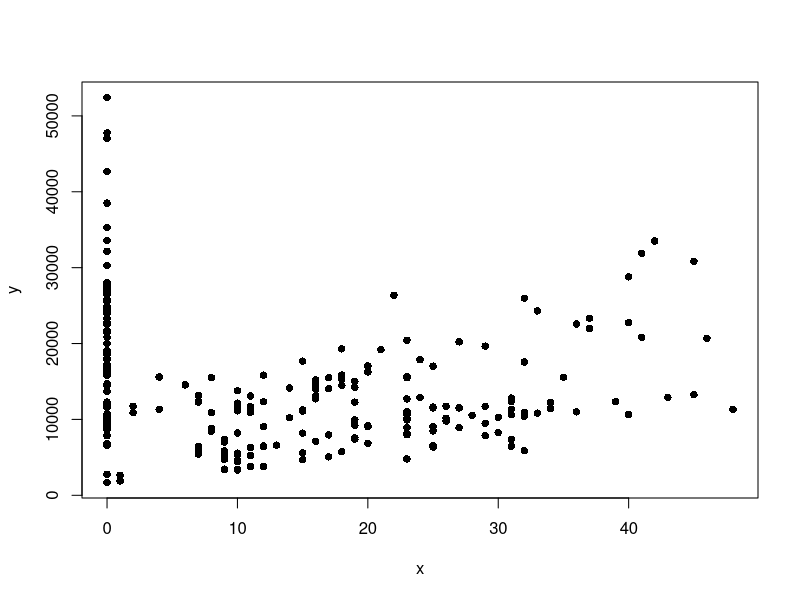
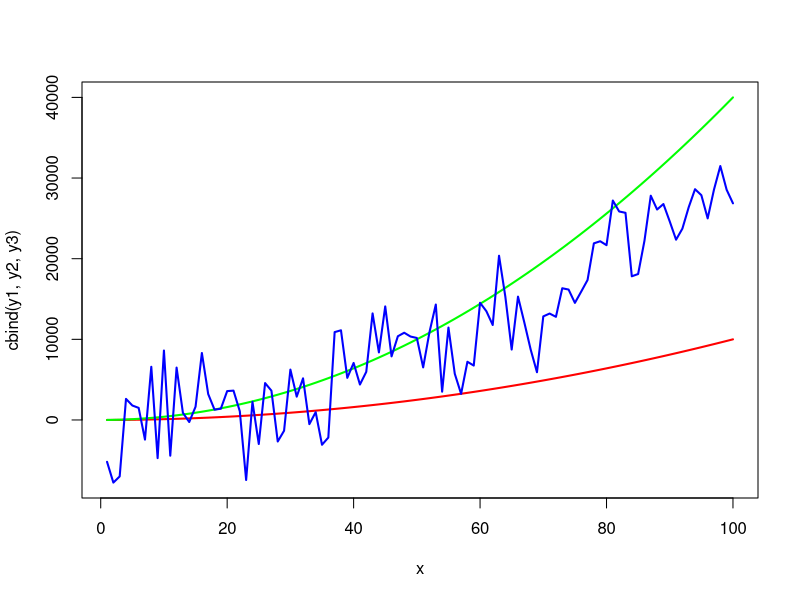

Generate these figures, in order, with R: (Note: this script raises an error after producing the figures.)
#comments
#sections######################################################

print(1)

typeof(T)

result <- 1+5*4-4/8
result

sequencia <- c(1,2,3,4,5)
sequencia

data <- data.frame(seq = seq(1,5,1), 
                   norm = rnorm(5,0.5,0.5), #round(rnorm(5,0.5,0.5),2),
                   str = c('A','ppp','12c','V-V',' '))
data
#View(data)

data$seq
data[,2]
data[1,]
data[4,3]


###functions##################################################
sequencia <- c(4124,2342,5233,3646,2354) #rnorm(5,0.5,0.5)
mean(sequencia)
sd(sequencia)
summary(sequencia)

rm(list = ls())
graphics.off()

#help('mean')
#?summary

getwd()
#setwd()

usp <- read.csv('salarios usp 2020.csv', sep = ';')
skimr::skim_without_charts(usp)

max(usp$Liquido)
usp$Nome[usp$Liquido==max(usp$Liquido)]

unique(usp$Unid.Orgao)
unique(usp$Categoria)
length(usp$Nome[usp$Unid.Orgao=='IGc' & usp$Categoria=='Docente'])
nome <- usp$Nome[usp$Unid.Orgao=='IGc' & usp$Categoria=='Docente']
tempo <- usp$Tempo_USP[usp$Unid.Orgao=='IGc' & usp$Categoria=='Docente']
dataframe <- data.frame(nome,tempo)
dataframe[order(dataframe$tempo),]


#graphics######################################################################
x <- usp$Tempo_USP[usp$Unid.Orgao=='IGc']
y <- usp$Liquido[usp$Unid.Orgao=='IGc']
plot(x, y, type='p', pch = 16)

x <- 1:100
y1 <- x^2
y2 <- y1*4
y3 <- rnorm(length(x),3*x^2,4000)

#par(mfrow=c(1,2))
#pdf('grafico.pdf', height = 7, width = 9)
matplot(x, cbind(y1,y2,y3), col=rainbow(3), type = 'l', lwd = 2, lty = 1)
#dev.off()

data <- data.frame(x,y1,y2,y3)
ggplot(data)+
  geom_line(aes(x,y1, colour = '1'), lty = 2, lwd = 2)+
  geom_point(aes(x,y2, colour = '2'), pch = 17, size = 2)+
  geom_smooth(aes(x,y3, colour = '3'), lty = 1, lwd = 2)+
  labs(x = 'X axis (units)', y = 'Y axis (units)', color = 'Legend')+
  scale_color_manual(name = 'Curves', values = c('black','blue','orange'))+
  #scale_x_continuous(limits = c(min(x),max(x)))+
  #scale_y_continuous(limits = c(min(y),max(y)))+
  #theme_fivethirtyeight()+
  theme(plot.title = element_text(size = 20),
        axis.text.x = element_text(size = 20),
        axis.text.y = element_text(size = 20),
        axis.title.x = element_text(size = 20),
        axis.title.y = element_text(size = 20),
        axis.ticks = element_line(size = 1),
        panel.grid.major = element_line(colour = 'white'),
        panel.grid.minor = element_line(colour = 'white'),
        legend.text = element_text(size = 25),
        legend.title = element_text(size = 25),
        legend.position = c(0.2,0.8)) #'top'
#ggsave('grafico bonito.pdf', height = 6, width = 7)


#if and for loops#############################################################
number <- 2
if (number > 5) {
  print(paste('the number', number, 'is larger than 5'))
} else print(paste('the number', number, 'is lower than 5'))

ifelse(number > 5,
       paste('the number', number, 'is larger than 5'),
       paste('the number', number, 'is lower than 5'))

for (i in seq(0,100,10)) {
  print(paste('row of', i))
}


#regression and curve fitting#######################################################
x <- 1:100
y <- rnorm(length(x), 0.234*x^2.353, 0)

plot(x, y, type='l', lwd=2)

lm <- lm(y~x)
lm

plot(x,y, type='l', lwd=2)
abline(a=lm$coefficients[1], b=lm$coefficients[2], lwd = 2, lty = 2)
legend('topleft',
       legend=paste('Relative rmse : ', 
                    round((sqrt(mean((lm$fitted.values-y)^2))/mean(y)*100),1),'%'))

data <- data.frame(x,y)
ggplot(data)+
  geom_line(aes(x,y))+
  geom_smooth(aes(x,y),formula = y~x, method = 'lm')

fit <- minpack.lm::nlsLM(formula = y~i*x^j, data = data,
                         start = c(i=0,j=0), upper = c(1e10,1e10),
                         lower = c(0,0), control = list(maxiter = 1000))

coef(fit)[1]; coef(fit)[2]

fit.y <- coef(fit)[1]*x^coef(fit)[2]

matplot(x, cbind(fit.y+100, y), type = 'l', lty = c(2,1), lwd = c(2,1), col = c(1,2))
legend('topleft', col = c(1,2), lwd = 2,
       legend=c('y',
         paste('Relative rmse : ', 
                    round((sqrt(sum((fit$m$fitted()-y)^2)/length(y))/mean(y))*100,1),'%')))
